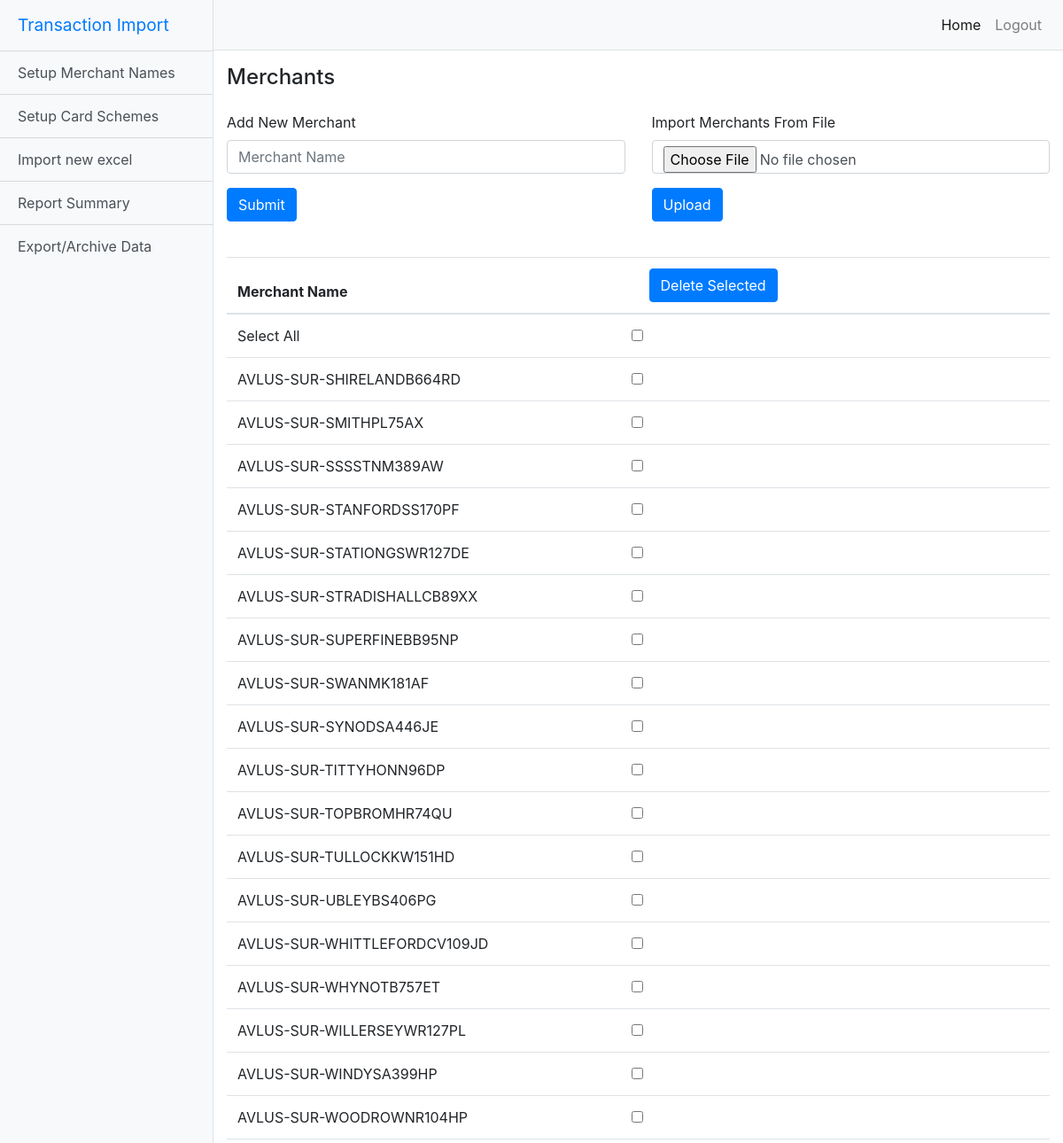
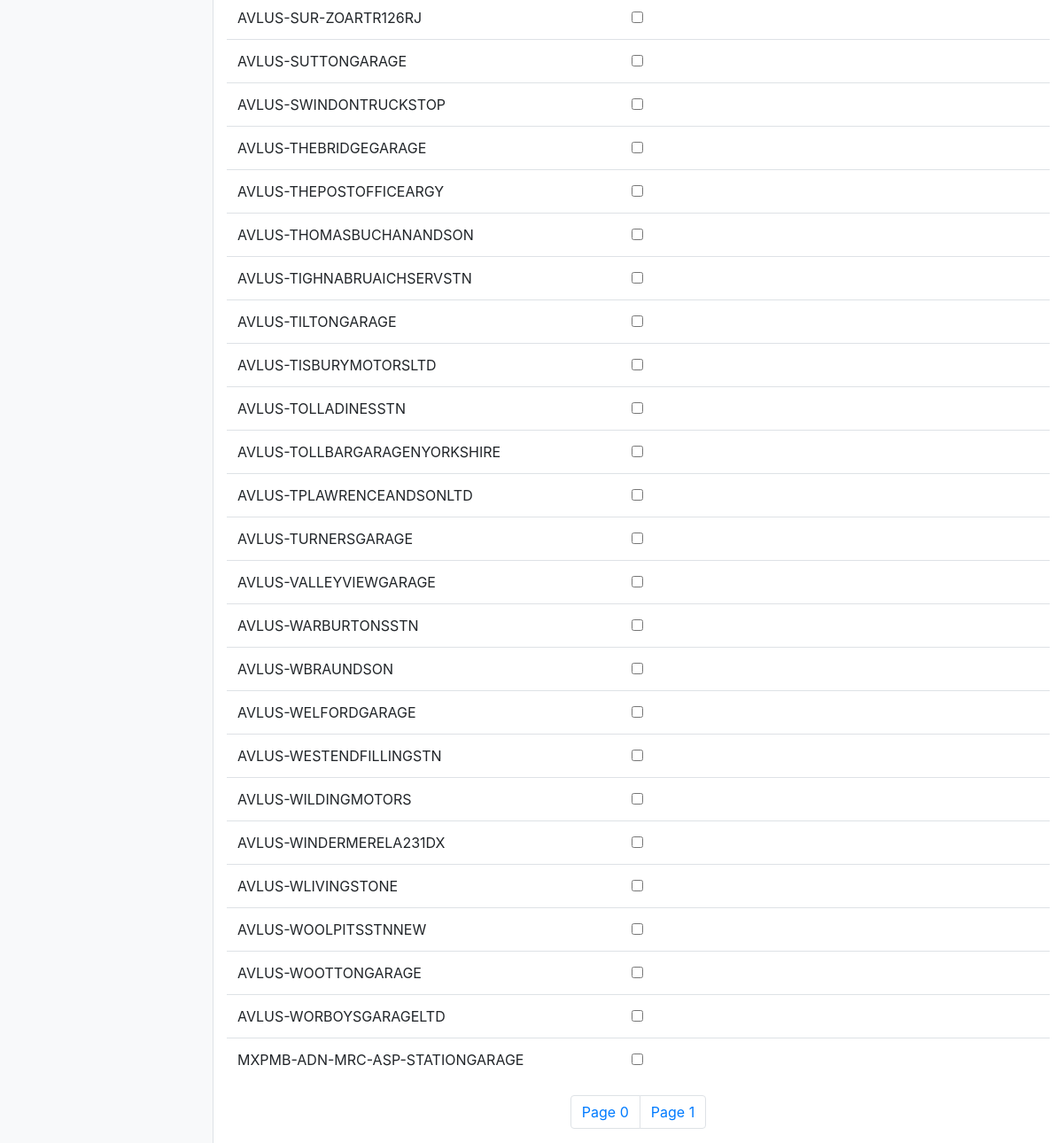
The app's page /merchants?page=1 (signed in) with its own data (2 pictures, top to bottom).
### tables this page shows
CREATE TABLE Merchants(name text);

### app.py (the view)
@app.route('/merchants', methods=['GET', 'POST'])
@LoggedinDecorator
def merchants():
    submit = request.form.get("NewMerchant")
    delete = request.form.getlist("defaultCheck1")
    if submit != None and submit != "":
        query_db("""INSERT INTO Merchants (name) VALUES ('{}');""".format(submit), insert=True)
    if delete != None and delete != "":
        for item in delete:
            query_db("""DELETE FROM Merchants WHERE name = '{}';""".format(item), insert=True)
    Merchants = [x[0] for x in query_db('Select * from Merchants')]
    if len(Merchants) > 250:
        Currentpage = request.args.get('page')
        Currentpage = 0 if (Currentpage == None or Currentpage == "") else Currentpage
        totalPages = math.ceil(len(Merchants) / 250)
        Merchants = Merchants[250*int(Currentpage):250*int(Currentpage)+250]
        pageDic = {}
        for page in range(0, totalPages):
            pageDic[page] = '/merchants?page=' + str(page)
    else:
        pageDic = {}
    return render_template('merch.html', Merchants=Merchants, pageDic = pageDic)

### app.py (called while the page is built)
def get_db(DATABASE = DATABASE):
    db = getattr(g, '_setup', None)
    if db is None:
        db = g._database = sqlite3.connect(DATABASE)
    return db

@app.teardown_appcontext
def close_connection(exception):
    db = getattr(g, '_setup', None)
    if db is not None:
        db.close()

def query_db(query, args=(), one=False, insert=False, DATABASE = DATABASE):
    con = get_db(DATABASE)
    cur = con.execute(query, args)
    if insert == True:
        con.commit()
        rv = None
    else:
        rv = cur.fetchall()
    cur.close()
    return (rv[0] if rv else None) if one else rv

def LoggedinDecorator(f, *args, **kvargs):
    @wraps(f, *args, **kvargs)
    def wrapper(*args, **kvargs):
        if not session.get('logged_in'):
            return render_template('login.html')
        else:
            return f(*args, **kvargs)
    return wrapper

### templates/merch.html (shortened to what this page needs)
{% extends 'base.html' %}
{% block container %}
<div class='AddNewMerchant'>
<div class="row">
  <div class="col-sm">
    <h4 align="left">Merchants</h4>
  </div>
</div>
  <div class="row">
    <div class="col-sm">
    <form method="post" action="/merchants">
      <div class="form-group">
        <label for="inputMerchant">Add New Merchant</label>
        <input type="text" class="form-control" id="NewMerchant" placeholder="Merchant Name" name="NewMerchant">
      </div>
      <button type="submit" id="submit" class="btn btn-primary" onclick="on()">Submit</button>
    </form>
    </div>
  <div class="col-sm">
    <form method="POST" action="/merchants/upload" enctype=multipart/form-data>
      <div class="form-group">
        <label for="inputMerchant">Import Merchants From File</label>
        <input type=file name=file class="form-control">
      </div>
      <input type=submit value=Upload class="btn btn-primary" onclick="on()">
    </form>
  </div>
</div>
</div>
<p></p>
<div class='ListOfCurrentMerchants'>
<form method="post" action="/merchants">
<table class="table">
	<thead>
    <tr>
      <th width="50%" scope="col">Merchant Name</th>
      <th width="50%" scope="col"><button type="submit" id="submit" class="btn btn-primary" onclick="on()">Delete Selected</button></th>
    </tr>
  </thead>
	<tbody>
    {% if Merchants | length > 0 %}
    <tr>
      <td width="50%">Select All</td>
      <td width="50%"><input class="form-check-input" type="checkbox" id="checkAll"></td>
    </tr>
    {% else %}
    <tr>
      <td width="50%">No merchants imported...</td>
      <td width="50%"></td>
    </tr>
    {% endif %}
{% for item in Merchants %}
<tr>
	<td width="50%">{{item}}</td>
	<td width="50%"><input class="form-check-input" type="checkbox" value="{{item}}" id="defaultCheck1" name="defaultCheck1"></td>
</tr>
{% endfor %}
</tbody>
</table>
</form>
<nav aria-label="Page navigation example">
  <ul class="pagination justify-content-center">
    {% for key, value in pageDic.items() %}
    <li class="page-item"><a class="page-link" href={{value}}>Page {{key}}</a></li>
    {% endfor %}
  </ul>
</nav>
</div>
{% endblock %}

### static/css/simple-sidebar.css (style rules this page uses)
body { overflow-x: hidden; }

### records on screen
Merchants: name "AVLUS-SUR-SHIRELANDB664RD"
Merchants: name "AVLUS-SUR-SMITHPL75AX"
Merchants: name "AVLUS-SUR-SSSSTNM389AW"
Merchants: name "AVLUS-SUR-STANFORDSS170PF"
Merchants: name "AVLUS-SUR-STATIONGSWR127DE"
Merchants: name "AVLUS-SUR-STRADISHALLCB89XX"
Merchants: name "AVLUS-SUR-SUPERFINEBB95NP"
Merchants: name "AVLUS-SUR-SWANMK181AF"
Merchants: name "AVLUS-SUR-SYNODSA446JE"
Merchants: name "AVLUS-SUR-TITTYHONN96DP"
Merchants: name "AVLUS-SUR-TOPBROMHR74QU"
Merchants: name "AVLUS-SUR-TULLOCKKW151HD"
Merchants: name "AVLUS-SUR-UBLEYBS406PG"
Merchants: name "AVLUS-SUR-WHITTLEFORDCV109JD"
Merchants: name "AVLUS-SUR-WHYNOTB757ET"
Merchants: name "AVLUS-SUR-WILLERSEYWR127PL"
Merchants: name "AVLUS-SUR-WINDYSA399HP"
Merchants: name "AVLUS-SUR-WOODROWNR104HP"
Merchants: name "AVLUS-SUR-ZOARTR126RJ"
Merchants: name "AVLUS-SUTTONGARAGE"
Merchants: name "AVLUS-SWINDONTRUCKSTOP"
Merchants: name "AVLUS-THEBRIDGEGARAGE"
Merchants: name "AVLUS-THEPOSTOFFICEARGY"
Merchants: name "AVLUS-THOMASBUCHANANDSON"
Merchants: name "AVLUS-TIGHNABRUAICHSERVSTN"
Merchants: name "AVLUS-TILTONGARAGE"
Merchants: name "AVLUS-TISBURYMOTORSLTD"
Merchants: name "AVLUS-TOLLADINESSTN"
Merchants: name "AVLUS-TOLLBARGARAGENYORKSHIRE"
Merchants: name "AVLUS-TPLAWRENCEANDSONLTD"
Merchants: name "AVLUS-TURNERSGARAGE"
Merchants: name "AVLUS-VALLEYVIEWGARAGE"
Merchants: name "AVLUS-WARBURTONSSTN"
Merchants: name "AVLUS-WBRAUNDSON"
Merchants: name "AVLUS-WELFORDGARAGE"
Merchants: name "AVLUS-WESTENDFILLINGSTN"
Merchants: name "AVLUS-WILDINGMOTORS"
Merchants: name "AVLUS-WINDERMERELA231DX"
Merchants: name "AVLUS-WLIVINGSTONE"
Merchants: name "AVLUS-WOOLPITSSTNNEW"
Merchants: name "AVLUS-WOOTTONGARAGE"
Merchants: name "AVLUS-WORBOYSGARAGELTD"
Merchants: name "MXPMB-ADN-MRC-ASP-STATIONGARAGE"

### other values on screen
{{ key }} "0" "1"
